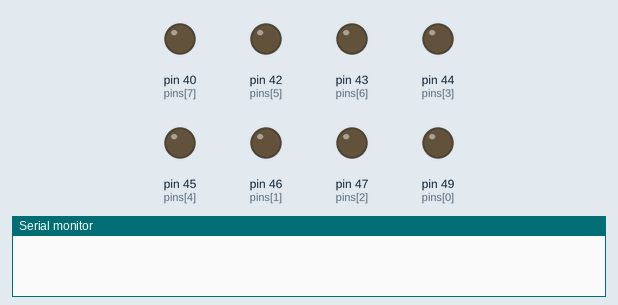
The sketch below on a simulated Arduino Mega 2560, built with avr-gcc and run on an emulated ATmega2560. Shown: output pins drawn as LEDs (lit = HIGH), the last lines printed to the serial monitor.

Above: at 0.15 s.
At 4.21 s:
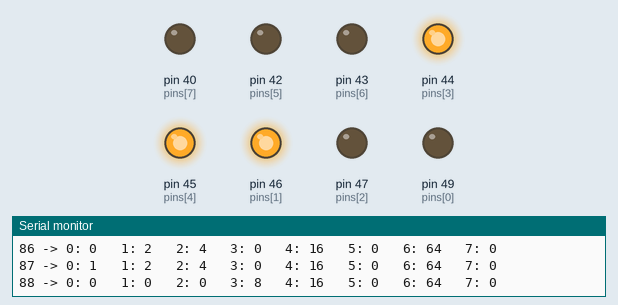
At 9.33 s:
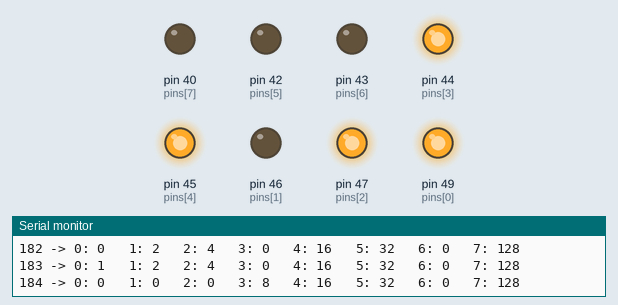
At 19.57 s:
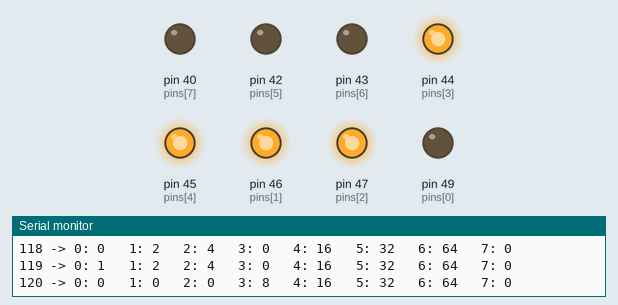
At 28.53 s:
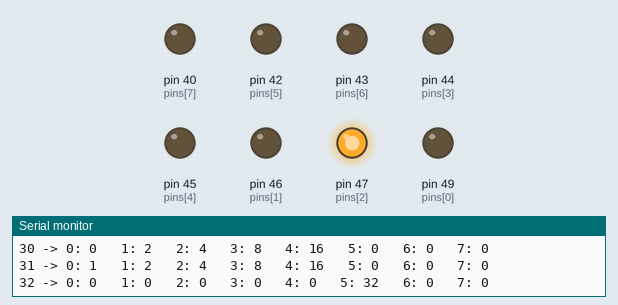
At 38.77 s:
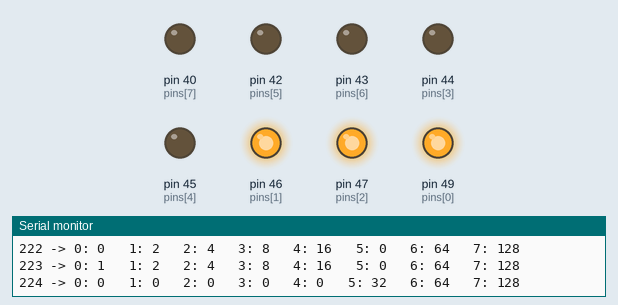
Timing chart, 0 to 40.0 s (numbered marks = the images above):
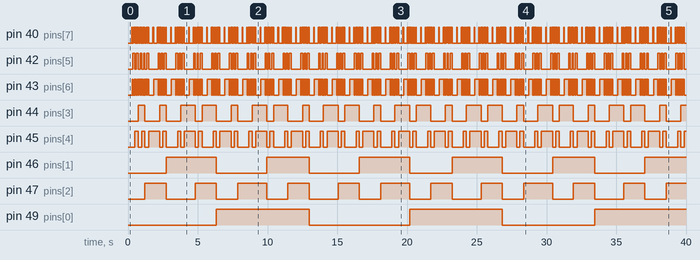

Measured:
- by itself, pin 40 (pins[7]), pin 43 (pins[6]), pin 45 (pins[4]): moves between LOW and HIGH, repeating every 17.9 s
- by itself, pin 42 (pins[5]): repeats every 1.3 s: HIGH 0.14 s, LOW 0.68 s, HIGH 0.12 s, LOW 0.12 s, HIGH 0.10 s, LOW 0.12 s
- by itself, pin 44 (pins[3]): repeats every 5.1 s: LOW 1.1 s, HIGH 0.48 s, LOW 1.0 s, HIGH 1.1 s, LOW 0.48 s, HIGH 1.0 s
- by itself, pin 46 (pins[1]): LOW → HIGH at 2.8 s, → LOW 3.6 s later, → HIGH 3.6 s later, → LOW 3.0 s later, … (11 changes in this stretch)
- by itself, pin 47 (pins[2]): repeats every 10.2 s: LOW 2.1 s, HIGH 1.5 s, LOW 1.5 s, HIGH 2.1 s, LOW 1.5 s, HIGH 1.5 s
- by itself, pin 49 (pins[0]): alternates HIGH for 6.6 s and LOW for 6.9 s

The sketch:

arduino.ino
```cpp
#define AMOUNT_PINS 8

int pins[] = {
//  D7; D6; D5; D4; D3; D2; D1; D0;
    49, 46, 47, 44, 45, 42, 43, 40
};

// in milliseconds
#define SAMPLING_INTERVAL 20
uint8_t current_data = 0x00;


void setup()
{
    Serial.begin(230400);
    for (int i = 0; i < AMOUNT_PINS; i++)
    {
        pinMode(pins[i], OUTPUT);
    }
}

void loop()
{

    if (millis() % SAMPLING_INTERVAL == 10)
    {
        String data = "";

        data += (String)(current_data) + " -> ";

        for (int i = 0; i < 8; i++) {
            uint8_t mybit = current_data & (1 << i);
            data += (String)(i) + ": " + (String)mybit + "   ";
            digitalWrite(pins[7 - i], mybit);
        }
        current_data++;
        Serial.println(data);
    }
}
```
